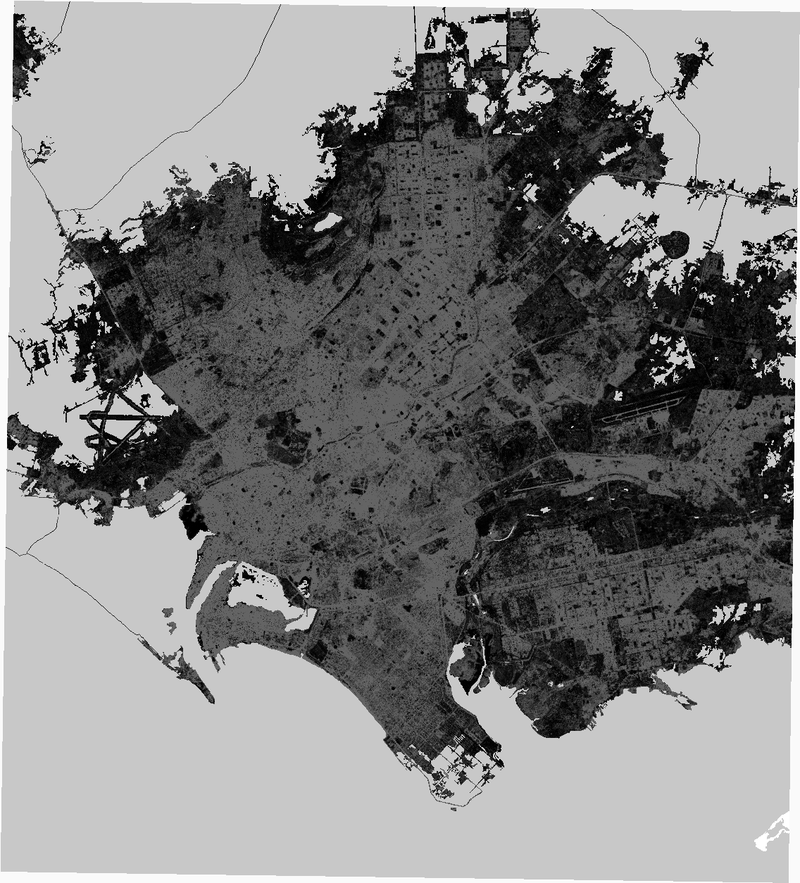
#> input picture Datasets/42R_gmis_impervious_surface_percentage_utm_30m.tif, 800 x 883 px, shrunk from 1136 x 1254 before the run
$ python TIFtoCSV.py
#> lines starting #> are read from the running program, lines starting #| are printed output that depends on the picture
import numpy as np
from PIL import Image, ImageOps

img = Image.open('../Datasets/42R_gmis_impervious_surface_percentage_utm_30m.tif')
#> img is the input picture: PIL image 800x883 L; min 0, max 255, mean 128.8
img_inv = ImageOps.invert(img)
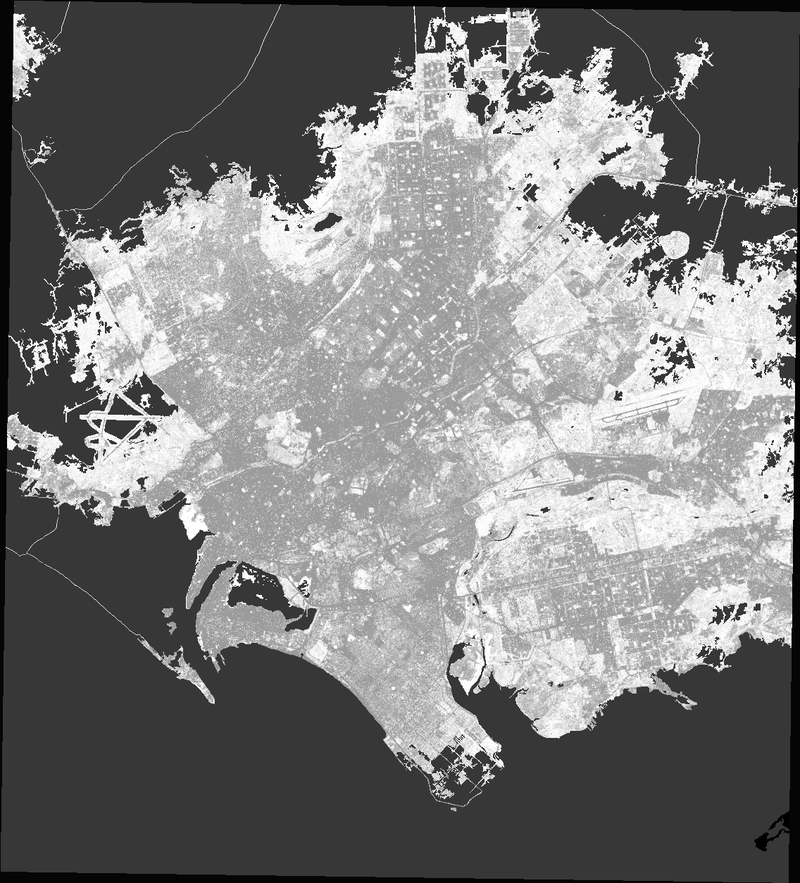
#> img_inv: PIL image 800x883 L; min 0, max 255, mean 126.2
img_arr = np.array(img_inv)

np.savetxt("../Datasets/42R_gmis_impervious_surface_percentage_utm_30m.csv", img_arr, delimiter=",")
